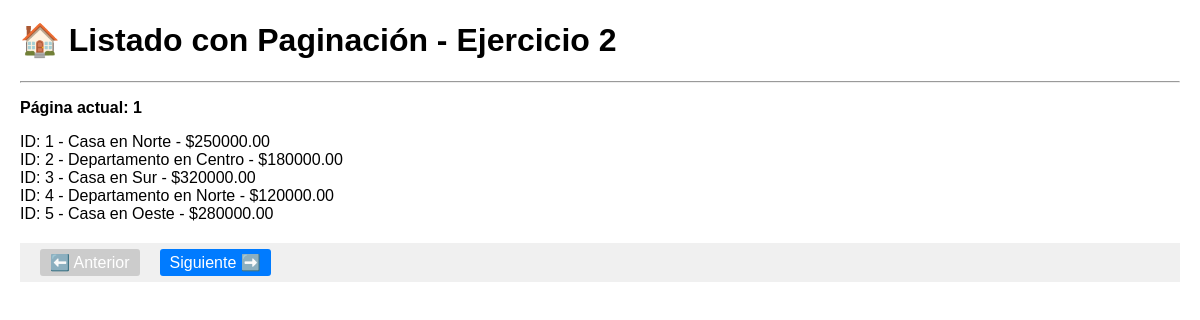
Page /ejercicio2_paginacion.php on the committed database.
### tables this page shows
CREATE TABLE viviendas (
    id INT(3) AUTO_INCREMENT PRIMARY KEY,
    tipo VARCHAR(15),
    zona VARCHAR(15),
    direccion VARCHAR(30),
    dormitorios INT(1),
    precio FLOAT(10,2),
    tamano INT(5),
    extras SET('Piscina','Jardín','Garage')
);

### ejercicio2_paginacion.php (the view, shortened to what this page needs)
<!DOCTYPE html>
<html lang="es">
<head>
</head>
<body>
    <h1>🏠 Listado con Paginación - Ejercicio 2</h1>
    <hr>
<?php
$conexion = mysqli_connect("localhost", "root", "", "inmobiliaria")
    or die("Problemas con la conexión");
$pagina = isset($_GET['pagina']) ? (int)$_GET['pagina'] : 1;
$registrosPorPagina = 5;
$comienzo = ($pagina - 1) * $registrosPorPagina;
$registros = mysqli_query($conexion,
    "SELECT * FROM viviendas LIMIT $comienzo, $registrosPorPagina")
    or die("Problemas en la consulta: " . mysqli_error($conexion));
echo "<p><strong>Página actual: $pagina</strong></p>";
while ($reg = mysqli_fetch_array($registros)) {
    echo "ID: " . $reg['id'] . " - " . $reg['tipo'] . " en " . $reg['zona'] . " - $" . $reg['precio'] . "<br>";
}
echo "<div class='navegacion'>";
if ($pagina > 1) {
    echo "<a href='ejercicio2_paginacion.php?pagina=" . ($pagina - 1) . "'>⬅️ Anterior</a>";
} else {
    echo "<a class='disabled'>⬅️ Anterior</a>";
}
echo "<a href='ejercicio2_paginacion.php?pagina=" . ($pagina + 1) . "'>Siguiente ➡️</a>";
echo "</div>";
?>
</body>
</html>

### ejercicio2_paginacion.php (style rules this page uses)
body { font-family: Arial, sans-serif; margin: 20px; }
.navegacion { margin-top: 20px; padding: 10px; background-color: #f0f0f0; }
.navegacion a { margin: 0 10px; padding: 5px 10px; background-color: #007bff; color: white; text-decoration: none; border-radius: 3px; }
.navegacion a.disabled { background-color: #ccc; pointer-events: none; }

### rows in the picture
viviendas: id "1", tipo "Casa", zona "Norte", precio "250000.00"
viviendas: id "2", tipo "Departamento", zona "Centro", precio "180000.00"
viviendas: id "3", tipo "Casa", zona "Sur", precio "320000.00"
viviendas: id "4", tipo "Departamento", zona "Norte", precio "120000.00"
viviendas: id "5", tipo "Casa", zona "Oeste", precio "280000.00"

### other values in the picture
$pagina "1"
